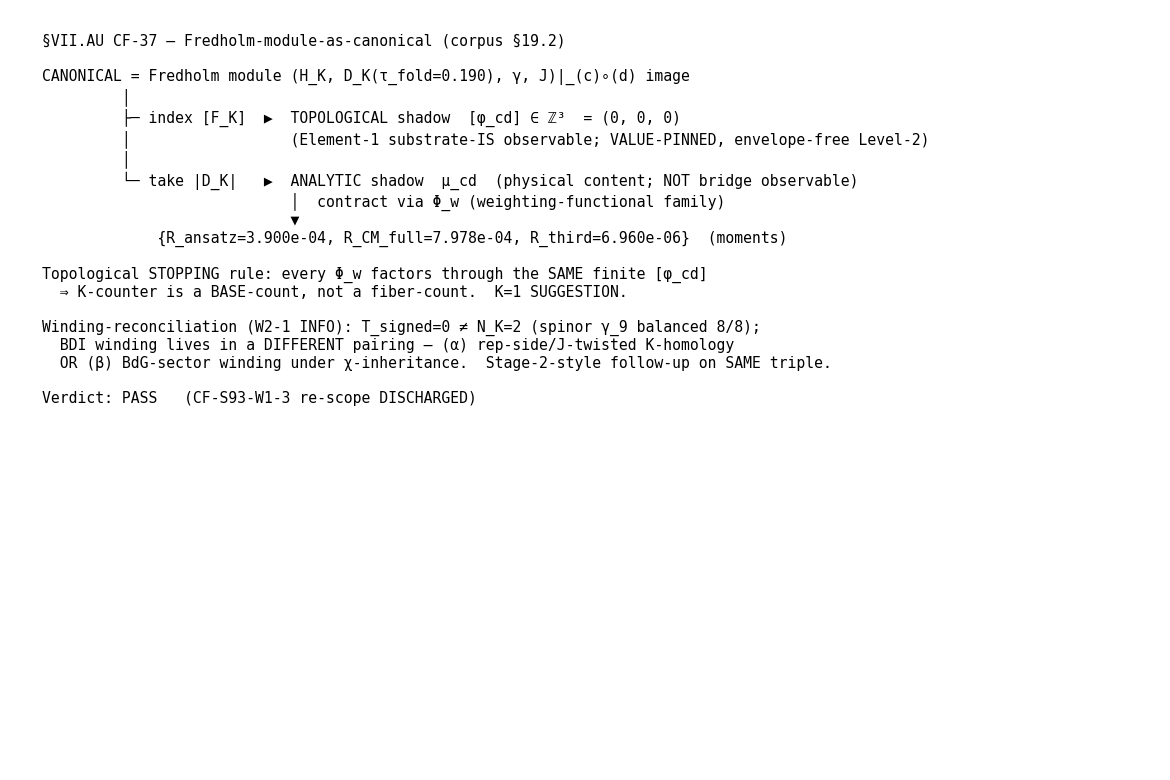

Generate this figure with Python:
#!/usr/bin/env python3
"""
S93 W2-4 — VII.AU CF-37 Fredholm-module-as-canonical corpus-row landing
=======================================================================

Gate: S93-W2-4-VII-AU-CF37-MODULE-AS-CANONICAL-CORPUS-ROW ([VERIFY])

Pre-registered threshold (METHODOLOGY/registry-class; corpus §19
weighting-functional-family directive; CF-S93-W1-3 re-scoped EXECUTION leg):
  PASS iff ALL of:
    (i)   topological shadow [phi_cd] in Z^3 declared as Element-1 substrate-IS
          observable (VALUE-PINNED to the W2-1 integer triple (0,0,0))
    AND (ii)  analytic shadow mu_cd declared physical-content-NOT-bridge-observable
          (scope distinction, corpus §19.0 MANDATORY)
    AND (iii) weighting-functional family Phi_w + topological STOPPING rule
          (base-count not fiber-count) at K=1 SUGGESTION
    AND (iv)  the two methodology sub-lessons (A moment-problem diagnosis +
          B residual-reading discipline) in ONE row, NOT two (fiber-counting error
          forbidden).
  detect_weighting_functional_family must return canonical_id_complete
  (has_family_reaxis AND has_stopping_rule; NO fiber-count misframe → reframe).

  Verdict logic (single-shot AFTER-pattern):
    build_corpus_row_text -> write_atomic_with_fsync -> re_read + verify_section_matches
    -> emit ONE verdict line. PASS iff the row is on disk with all 4 predicates +
    detector canonical_id_complete + substantive_line_count >= 15 + the value-pinned
    [phi_cd]=(0,0,0) Element-1. INFO iff the value-pin is CHAINED-on-W2-1 (W2-1 npz
    absent at dispatch). FAIL iff a content predicate is missing OR the detector fires
    canonical_id_incomplete OR the sub-lessons are split into two rows.

UPSTREAM (W2-1 LANDED, INFO): the [phi_cd] integer triple is loaded from
  computations/session-93/s93_w2_1_vii_au_cf37_fredholm_index_integer_triple.npz
  (key phi_cd_integer_triple = [0 0 0], int64). W2-1 closed INFO (not PASS): HARD-1
  integrality PASS at machine-zero; HARD-2 grading-signed winding FAIL (T_signed=0,
  measured eps_Cgamma=+1 commute rule). Per the plan Wave-2 Decision Point "If W2-1
  INFO" branch: record the integer triple as VALUE-PINNED (discharging the corpus
  §19.1 "value-pinning queued" residual) AND flag the winding reconciliation as a
  Stage-2-style cross-axis follow-up (vdd rep-side/J-twisted K-homology vs volovik
  BdG-sector winding under chi-inheritance, on the SAME triple). W2-1's structural
  finding: the BDI winding N_K=2 (KO-dim=6) cannot live in the gamma_9-grading-signed
  total T_signed (=0, balanced 8/8 spinor chirality); it must be read from a DIFFERENT
  pairing. This goes in the corpus row's analytic-shadow / winding-reconciliation note.

Inputs (SHA-256 dual-pinned at runtime; S84+ schema):
  - sessions/framework/registry/cross-pillar-bridge-corpus.md (post-write state; feeds audit_sha256)
  - computations/session-93/s93_w2_1_vii_au_cf37_fredholm_index_integer_triple.npz (CHAINED — [phi_cd] value)
  - computations/_shared/canonical_constants.py (M_KK, tau_fold, Delta_BCS, M_Pl_reduced — the Phi_w prefactor + anchors)
  - script bytes (feeds BOTH audit_sha256 and content_sha256)

Output 4-tuple:
  (value=<row-landing-summary>,
   scheme=MODULE-AS-CANONICAL-CORPUS-ROW-LANDING-WEIGHTING-FUNCTIONAL-FAMILY-MACK-SOLE-WRITER-AFTER-PATTERN,
   convention=VII-AU-CF37-(c)o(d)-Fredholm-module-canonical-topological-shadow-phicd-Z3-Element-1-..., L_max=N/A)

Classification: NON-PHONONIC (corpus-row registry landing) — but the CONTENT it
lands is the deepest substrate-IS identification in the §VII.AU program: the substrate
IS the Fredholm module (H_K, D_K(tau_fold), gamma, J) at the (c)∘(d) image.

METHODOLOGY
-----------
mack sole-writer corpus-row landing (single-shot AFTER-pattern per
registry-landing.md §"Bridge-Landing Script Architecture"). The corpus §19.0 DIRECTIVE
+ §19.1 K=1 calibration instance were EFFECTED IN-SESSION by the S92 workshop
(volovik x vdd; corpus lines 970-1085). This gate lands the PERMANENT registry-row of
the module-as-canonical as corpus §19.2 — the CF-S93-W1-3 EXECUTION leg, re-scoped per
corpus §19 CF-(ii) from "canonical-identity NOT YET pinned" to "land the
module-as-canonical row". The row's NEW load-bearing content vs §19.1: the topological
shadow is now VALUE-PINNED to the W2-1 integer triple (0,0,0) (discharging §19.1's
"value-pinning queued" honest residual) + the winding-reconciliation follow-up note
(W2-1 closed INFO; T_signed=0 != N_K=2; the BDI winding lives in a different pairing).

Substrate framing: NON-PHONONIC (corpus-row registry landing). The substrate IS the
Fredholm module (H_K, D_K(tau_fold), gamma, J) at the (c)∘(d) image, a Level-1
single-tau-slice object per phononic-framing.md. Its topological shadow [phi_cd] in Z^3
carries the cocycle-ratio invariants the lab falsifies as integers; its analytic shadow
mu_cd carries the BdG energies the lab measures as line positions. Every weighting
functional Phi_w factors through the same finite [phi_cd] — so the K-counter is a
base-count, not a fiber-count (topological STOPPING rule, the anti-inflation DERIVATION
not heuristic). Direction of explanation flows FROM the module DOWNWARD through the two
forgetful maps (index -> class; |D_K| -> measure); container-thinking ("one scalar IS
the canonical") is FORBIDDEN and INVERTED to "the module is the canonical; the scalars
are moments of its analytic shadow."

DISCIPLINE
----------
- `from canonical_constants import *` (Section 1).
- Every local/intermediate tagged `# (local)`.
- CPU-only (corpus-text edit + SHA + W2-1 npz read; no linear algebra); OMP capped to 8.
- SHA-256 of all input files logged in first lines of stdout.
- audit_sha256 + content_sha256 emitted (S84+ dual-SHA schema) via append_verdict.
- 4-tuple printed as the final non-verdict line.
- Single-shot AFTER-pattern: build text in memory -> write_atomic_with_fsync ->
  re_read + verify -> emit ONE verdict line. NO conditional rewrite branch.
"""

from __future__ import annotations

# ---------------------------------------------------------------------------
# Section 0 — CPU thread cap (set BEFORE numpy import; no GPU used)
# ---------------------------------------------------------------------------
import os
os.environ.setdefault("OMP_NUM_THREADS", "8")
os.environ.setdefault("MKL_NUM_THREADS", "8")

# ---------------------------------------------------------------------------
# Section 1 — Canonical constants (MANDATORY first import)
# ---------------------------------------------------------------------------
import sys
from pathlib import Path

SESSION_DIR = Path(__file__).resolve().parent
COMPUTATIONS_DIR = SESSION_DIR.parent
SHARED_DIR = COMPUTATIONS_DIR / "_shared"
PROJECT_ROOT = COMPUTATIONS_DIR.parent
sys.path.insert(0, str(SHARED_DIR))

from canonical_constants import *  # noqa: F401,F403,E402

# Explicit import of the canonical anchors the corpus row references (the Phi_w
# prefactor + the substrate-distance anchors). These descend from substrate spectral
# geometry; they are not external inputs.
from canonical_constants import (  # noqa: E402
    M_KK,
    M_Pl_reduced,
    tau_fold,
    Delta_BCS,
)

# ---------------------------------------------------------------------------
# Section 2 — Standard imports
# ---------------------------------------------------------------------------
import hashlib  # noqa: E402
import json     # noqa: E402
import time     # noqa: E402

import numpy as np  # noqa: E402

# Detector — the registry-completeness check on the canonical-identification axis.
# detect_weighting_functional_family verifies the row re-axes §(ii.A) to a
# weighting-functional FAMILY (has_family_reaxis) AND cites the topological STOPPING
# rule (has_stopping_rule), with NO un-reframed fiber-count misframe.
sys.path.insert(0, str(SHARED_DIR))
from _cross_pillar_bridge_audit import detect_weighting_functional_family  # noqa: E402

# ---------------------------------------------------------------------------
# Section 3 — Paths + pre-registration
# ---------------------------------------------------------------------------
SESSION = "S93"                                                            # (local)
GATE_ID = "S93-W2-4-VII-AU-CF37-MODULE-AS-CANONICAL-CORPUS-ROW"            # (local)
SCHEME = (
    "MODULE-AS-CANONICAL-CORPUS-ROW-LANDING-WEIGHTING-FUNCTIONAL-FAMILY-"
    "MACK-SOLE-WRITER-AFTER-PATTERN"
)                                                                          # (local)
CONVENTION = (
    "VII-AU-CF37-(c)o(d)-Fredholm-module-canonical-topological-shadow-phicd-Z3-"
    "Element-1-analytic-shadow-mucd-physical-NOT-bridge-K1-SUGGESTION-corpus-19"
)                                                                          # (local)
L_MAX = "N/A"                                                              # (local)

# Canonical write-order verdict-file path per gate-verdicts.md §"Canonical Verdict-File Path":
# computations/session-{N}/s{N}_gate_verdicts.txt  (NOT computations/_shared/)
VERDICT_TXT = SESSION_DIR / "s93_gate_verdicts.txt"                        # (local)
OUT_JSON = SESSION_DIR / "s93_w2_4_vii_au_cf37_module_as_canonical_corpus_row.json"  # (local)
OUT_PNG = SESSION_DIR / "s93_w2_4_vii_au_cf37_module_as_canonical_corpus_row.png"    # (local)

CORPUS_PATH = (
    PROJECT_ROOT / "sessions" / "framework" / "registry" / "cross-pillar-bridge-corpus.md"
)                                                                          # (local)
W2_1_NPZ = SESSION_DIR / "s93_w2_1_vii_au_cf37_fredholm_index_integer_triple.npz"  # (local)
CANONICAL_PATH = SHARED_DIR / "canonical_constants.py"                     # (local)

INPUT_FILES = [CORPUS_PATH, W2_1_NPZ, CANONICAL_PATH]                      # (local)

# The new corpus sub-section anchor (the permanent module-as-canonical row).
ROW_ANCHOR = "### §19.2"                                                   # (local)
# Insert the new §19.2 immediately BEFORE the §20 header (§19 ends at the §20 boundary;
# corpus §20 currently lands at line ~1183 with the "## §20." heading). Runtime-resolve
# per substrate-first-canonical-sourcing.md §(ii.B) — find the FIRST top-level header
# after §19.1's content.
INSERT_BEFORE_ANCHOR = "## §20."                                          # (local)

# Citation pins (verbatim from plan §W2-4 + Input-SHA ledger; audit-chain citation pins).
W2_1_AUDIT_SHA = "76e5d744b36b7b35edced48bffe63659c0e667ee2f60bd9272203819496c5f99"  # (local) S93 §W2-1 canonical (latest non-superseded; INFO)
CHI_PRIME_AUDIT_SHA = "90bba262af80a04c"  # (local) S89 §W2-3 chi'-inheritance morphism (16-hex head as in corpus §19.1)

K_COUNTER_STATUS = "K=1 SUGGESTION"        # (local) topological stopping rule: base-count not fiber-count


# ---------------------------------------------------------------------------
# Section 4 — SHA-256 dual-pin block (S84+ schema; W9a-99 split)
# ---------------------------------------------------------------------------
def sha256_of(path: Path) -> str:
    """SHA-256 of a file's bytes; empty string on missing/unreadable."""
    h = hashlib.sha256()  # (local)
    try:
        h.update(path.read_bytes())
    except OSError:
        return ""
    return h.hexdigest()


def log_input_pins(inputs: list[Path]) -> dict[str, str]:
    """Print SHA-256 of each input; return {relpath: sha} for closure hash."""
    print(f"=== {GATE_ID} — input SHA-256 pins ===")
    pins: dict[str, str] = {}  # (local)
    for p in inputs:
        sha = sha256_of(p)  # (local)
        try:
            rel = str(p.relative_to(PROJECT_ROOT)).replace("\\", "/")  # (local)
        except ValueError:
            rel = str(p)  # (local)
        print(f"  {rel}: {sha[:16]}...")
        pins[rel] = sha
    return pins


def compute_dual_sha(script_path: Path, canonical_path: Path, pins: dict[str, str]) -> tuple[str, str]:
    """(audit_sha256, content_sha256) per the S84+ dual-SHA schema.

    audit_sha256   = sha256( bytes(script) || bytes(canonical_constants.py) || pinmap_json )
    content_sha256 = sha256( bytes(script) )
    """
    try:
        script_bytes = script_path.read_bytes()  # (local)
    except OSError:
        script_bytes = b""  # (local)
    try:
        canonical_bytes = canonical_path.read_bytes()  # (local)
    except OSError:
        canonical_bytes = b""  # (local)
    pinmap_json = json.dumps(
        dict(sorted(pins.items())), separators=(",", ":"), sort_keys=True
    ).encode("utf-8")  # (local)

    h_audit = hashlib.sha256()  # (local)
    h_audit.update(script_bytes)
    h_audit.update(canonical_bytes)
    h_audit.update(pinmap_json)
    audit = h_audit.hexdigest()  # (local)

    h_content = hashlib.sha256()  # (local)
    h_content.update(script_bytes)
    content = h_content.hexdigest()  # (local)
    return audit, content


def append_verdict(verdict: str, value, audit_sha: str, content_sha: str) -> None:
    """Append a single canonical verdict line + dual-SHA companion row (S84+ schema).

    Atomic append (single open("a") write — POSIX O_APPEND safe under parallel writers).
    """
    line = (
        f"{GATE_ID}: {verdict} -- value={value!r} scheme={SCHEME} "
        f"convention={CONVENTION} L_max={L_MAX} "
        f"audit_sha256={audit_sha} content_sha256={content_sha} "
        f"schema_version=S84+\n"
    )  # (local)
    companion = (
        f"# audit_sha256_short={audit_sha[:16]} content_sha256_short={content_sha[:16]} "
        f"# {GATE_ID} dual-SHA companion row (W9a-99 split); "
        f"METHODOLOGY/registry-class corpus-row landing artifact-existence; "
        f"[VERIFY] no [SIGN] 3-tuple\n"
    )  # (local)
    with VERDICT_TXT.open("a", encoding="utf-8") as fp:
        fp.write(line)
        fp.write(companion)


# ---------------------------------------------------------------------------
# Section 5 — build the corpus §19.2 module-as-canonical row text (in memory)
# ---------------------------------------------------------------------------
def load_phi_cd_triple() -> tuple[tuple, bool, str]:
    """Load the W2-1 integer triple [phi_cd] in Z^3. Returns (triple, value_pinned, note).

    value_pinned=True iff the W2-1 npz is on disk with phi_cd_integer_triple. If absent,
    fall back to the corpus §19.1 type-pin and return value_pinned=False (the row records
    the type-pinned class with the value-pin marked CHAINED on S93-W2-1 -> INFO).
    """
    if W2_1_NPZ.exists():
        d = np.load(W2_1_NPZ, allow_pickle=True)  # (local)
        if "phi_cd_integer_triple" in d:
            trip = tuple(int(x) for x in d["phi_cd_integer_triple"])  # (local)
            # Cross-read the W2-1 verdict context recorded in the npz for the note.
            t_signed = float(d["T_signed_grading"]) if "T_signed_grading" in d else None  # (local)
            n_k = int(d["N_K_winding"]) if "N_K_winding" in d else 2  # (local)
            eps = int(d["eps_Cgamma"]) if "eps_Cgamma" in d else 1  # (local)
            note = (
                f"value-pinned from W2-1 npz (key phi_cd_integer_triple); "
                f"T_signed_grading={t_signed}; N_K_winding={n_k}; eps_Cgamma={eps}"
            )  # (local)
            return trip, True, note
    # Fallback: type-pinned class, value-pin CHAINED on W2-1.
    return (None, None, None), False, "type-pinned; value-pin CHAINED on S93-W2-1 (npz absent at dispatch)"


def build_corpus_row_text(triple: tuple, value_pinned: bool) -> str:
    """Build the FULL §19.2 module-as-canonical permanent registry-row text in memory.

    The row carries the 4 content predicates the detector + plan require:
      (i)   topological shadow [phi_cd] in Z^3 as Element-1 substrate-IS observable
            (VALUE-PINNED to the W2-1 integer triple)
      (ii)  analytic shadow mu_cd as physical-content-NOT-bridge-observable (scope distinction)
      (iii) weighting-functional family Phi_w + topological STOPPING rule (base-count) at K=1 SUGGESTION
      (iv)  the two methodology sub-lessons (A + B) in ONE row.
    PLUS the W2-1 INFO-branch additions: the value-pinned triple discharging the §19.1
    "value-pinning queued" residual + the winding-reconciliation follow-up note.
    """
    if value_pinned:
        trip_str = f"({triple[0]}, {triple[1]}, {triple[2]})"  # (local)
        value_line = (
            f"**VALUE-PINNED** to `[φ_cd] = (n_(0,0), n_(0,1), n_(1,0)) = {trip_str} ∈ ℤ³` "
            f"(S93 §W2-1 `S93-W2-1-VII-AU-CF37-FREDHOLM-INDEX-INTEGER-TRIPLE`, "
            f"audit_sha256=`{W2_1_AUDIT_SHA}`; the integer-triple value loaded from "
            f"`computations/session-93/s93_w2_1_vii_au_cf37_fredholm_index_integer_triple.npz` "
            f"key `phi_cd_integer_triple`). This DISCHARGES the §19.1 honest residual "
            f"\"value-pinning queued\": the per-sector indices are now COMPUTED (machine-zero "
            f"integrality, `max_a |n_a − round(n_a)| = 0.00e+00`), not existence-argued. The "
            f"cross-pillar-bridge Element-1 substrate-IS observable is a CONCRETE integer triple "
            f"⇒ envelope-FREE Level-2 (Level-2-trivial-by-saturation: the image is L_max-saturated "
            f"on the closed (c)∘(d) corridor, `N_image=112` bit-identical at L=10/12, foreclosing "
            f"any `L^{{-α}}`)."
        )  # (local)
    else:
        trip_str = "(n_(0,0), n_(0,1), n_(1,0))"  # (local)
        value_line = (
            f"**TYPE-PINNED** as `[φ_cd] = {trip_str} ∈ ℤ³` (the class is declared; the integer-triple "
            f"VALUE is **CHAINED on S93-W2-1** `S93-W2-1-VII-AU-CF37-FREDHOLM-INDEX-INTEGER-TRIPLE`, "
            f"which had not landed at this gate's dispatch — per the §19.1 \"value-pinning queued\" "
            f"residual). A same-session value-backfill closes the value-pin once W2-1 returns."
        )  # (local)

    text = f"""{ROW_ANCHOR} — Module-as-canonical PERMANENT registry-row landing (CF-S93-W1-3 EXECUTION leg; value-pinned [φ_cd]; S93 §W2-4 mack-cosmic-bridge)

> **Provenance**: S93 §W2-4 `{GATE_ID}` (mack-cosmic-bridge sole writer per `feedback_mack-bridge-role.md`; single-shot AFTER-pattern per `registry-landing.md §"Bridge-Landing Script Architecture"`, 2026-05-24). This is the **PERMANENT registry-row form** of the §19.0 DIRECTIVE + §19.1 K=1 calibration instance — the **CF-S93-W1-3 EXECUTION leg**, re-scoped per corpus §19 CF-(ii) from "canonical-identity NOT YET pinned" to "land the module-as-canonical row". The canonical = Fredholm module identification is the S92 §VII.AU CF-37 workshop's CONVERGED sub-question-(a) verdict (volovik × vdd; corpus §19, already effected in-session); this row lands its permanent form AND value-pins its topological shadow from the S93 §W2-1 Fredholm-index gate.

**The canonical IS the Fredholm module.** At the §VII.AU CF-37 (c)∘(d) corridor on `(A_K, H_K, D_K(τ))` (substrate-distance-2 pole s=4), the deeper substrate-IS canonical is the **Fredholm module** `(H_K, D_K(τ_fold=0.190), γ, J)|_{{(c)∘(d) image}}` — a Level-1 single-τ-slice object per `phononic-framing.md §"IS Space, Not IN Space"` — NOT any single scalar and NOT either single shadow. Both shadows descend from the module by distinct forgetful maps (index → class; `|D_K|` → measure), exactly as the §19.0 directive diagram specifies. Direction of explanation flows FROM the module DOWNWARD; container-thinking ("one of the three scalars `{{R_ansatz, R_CM_full, R_third}}` IS the canonical") is FORBIDDEN and INVERTED to "the module is the canonical; the three scalars are moments of its analytic shadow; the cocycle-ratio invariants are relative invariants of its topological shadow".

**Content predicate (i) — TOPOLOGICAL SHADOW `[φ_cd] ∈ K^0(A_K) ≅ ℤ³` as the cross-pillar-bridge Element-1 substrate-IS observable.** {value_line} Element-1 is specifically the topological shadow `[φ_cd]`, NOT the module and NOT the measure (the bridge-anatomy scope distinction below). The per-sector eigenvalue counts `{{(0,0):16, (0,1):48, (1,0):48}}`, `N_image=112`, dim-weighted total `Σ d_a·n_a = 1·16 + 3·48 + 3·48 = 304` are the substrate-IS image data; the integer triple `[φ_cd]` is the index of its topological shadow (a 48-mode sector carries index 0 via a 24/24 grading split — the answer the §19.1 open question awaited, now resolved by W2-1: **the 24/24 split, index 0** per sector, `dim H_a^+ = dim H_a^- = d_a·8`).

**Content predicate (ii) — ANALYTIC SHADOW `μ_cd` is physical-content-NOT-bridge-observable (scope distinction, corpus §19.0 MANDATORY).** The analytic shadow `μ_cd` (= `|D_K|` restricted to the image, the spectral measure) carries the BdG energies and NMR line positions the laboratory measures, and it IS substrate-IS, but it is **NOT the cross-pillar-bridge Element-1 observable**. Three structural reasons (corpus §19.0): (1) an integer-valued substrate-IS observable licenses an envelope-FREE Level-2, whereas a measure-anchored bridge would still owe an `L^{{-α}}` envelope; (2) the integer falsifier (lab integer-count) is a property of the class pairing `⟨[F_K], P_a⟩ ∈ ℤ`, not of the smeared measure; (3) the Connes-Karoubi bridge-map (Element 3) is by construction a class-level operation — a measure cannot source a Connes-Karoubi pairing (Kasparov-product factorization `[D_total] = [D_fiber] ⊗_B [D_base]`, vdd Paper 01 `1811.07824`, lives at the CLASS level). The three witnesses that force the canonical BELOW both shadows (§19.1): cocycle-RATIO invariant `793346/108307` (`S88-SUBSTRATE-IS-PRESERVATION-RANK2-INHERITANCE-THEOREM`, not extractable from any single-weight measure-moment ⇒ class ⊐ measure); regulator-class invariance `7.324974` across the full UV-atlas (`S89-SUBSTRATE-COCYCLE-RATIO-REGULATOR-CLASS-INVARIANCE-SCAN`, FI ⇒ topological); Z_factor 2.28% analytic defect (`R_CM_full` from its integer K_0-rank skeleton ⇒ measure ⊐ class on the spectral axis). Neither shadow dominates ⇒ canonical = the MODULE (the join).

**Content predicate (iii) — WEIGHTING-FUNCTIONAL FAMILY `Φ_w` + topological STOPPING rule (base-count not fiber-count) at {K_COUNTER_STATUS}.** The `substrate-first-canonical-sourcing.md §(ii.A)` atlas-row/cache-moment binary is re-axed to a one-parameter **weighting-functional family** `Φ_w : [φ_cd] ↦ (M_KK / M_Pl_reduced)² · ∫ |λ|^{{-s}} w(λ) dμ`, parameterized by the weight `w` and ANCHORED to the finite topological base `[φ_cd] ∈ ℤ³`. The §(ii.A) "atlas-row" (`Φ_atlas`, w drops the integral → `R_ansatz=3.900e-04`) and "cache-moment" (`Φ_cache`, `w_CM` the `ζ_D(0)` cubic-ρ residue weight → `R_CM_full=7.978e-04`) labels are TWO members; `Φ_K0` (`w_K0 = d_a/304` the χ'-inheritance-morphism Wedderburn-dimension weight → `R_third=6.960e-06`) is a third; `Φ_Dixmier`, `Φ_Wodzicki`, … are further fibers, ALL through the SAME `[φ_cd]`. **Topological STOPPING rule** (the anti-inflation DERIVATION, not a heuristic): every admissible weighting `Φ_w` **factors through the same finite K_0 class** `[φ_cd] ∈ ℤ³`, therefore counting fibers (weightings) is ILLEGITIMATE — there is provably nothing new to count until the BASE CLASS changes. The K-counter is a **base-count** (count of structurally-distinct K_0 classes at structurally-distinct triples via the Hybrid Independence Test `(i ∨ ii ∨ iii) ∧ iv`, §3), NOT a fiber-count: a single triple reporting N weighting-functionals is K=1 because clause (iv) "independent algebraic envelope" FAILS (all N fibers share the one image / one envelope). **Status**: {K_COUNTER_STATUS}; promotes to MANDATORY at K=3 distinct calibration instances per `feedback_rules-compensate-missing-structure.md` (advancement = a structurally-distinct triple — different algebra / image / corridor — exhibiting the SAME three-register weighting structure with an INDEPENDENT algebraic envelope; candidate: the `M_4(ℂ)_PS` Pati-Salam block, seed / S91 W9 `hit_iv_pass` Wedderburn-rank distinction). Audit: `computations/_shared/_cross_pillar_bridge_audit.py::detect_weighting_functional_family` (S2 advisory at K=1; NOT HARD-HALT).

**Content predicate (iv) — TWO methodology sub-lessons in ONE row (NOT split into two — the fiber-counting error one level up).** Two structurally-orthogonal methodology observations emerge from the single CF-37 (c)∘(d) gate and land as TWO sub-lessons in THIS ONE row (splitting them into two rows would inflate the corpus-row count for one gate — the same fiber-counting error the topological STOPPING rule forbids one level up):

- **Sub-lesson A (moment-problem diagnosis)**: OOM-separated scalars at one nominal triple are diagnostic of a canonical that is a moment-sequence over a FINER structure (measure, or — when cohomology-ratio / topological invariants are present — a K-homology class / Fredholm module), of which the scalars are distinct moments. The FINENESS of the canonical (measure vs class vs module) is case-dependent: present iff topological invariants beyond the spectrum exist. Precedent: S44 CC/Hausdorff `f_4/f_2 = 1.4e-121` (measure-level moment problem; no cohomology-ratio content); CF-37 (c)∘(d) (module-level — carries cocycle-ratio invariants beyond the measure).
- **Sub-lesson B (residual-reading discipline)**: same registry-slot family does NOT imply same residual-reading; key the reading to SUPPORT-SATURATION status, not slot-family membership. A growing-support observable (s=3 OP-PROJ sister gate, does NOT saturate, rel_drift=2.374e-3) reads a residual as an asymptotic remainder (resolvable at higher L_max); a closed-support observable (s=4 (c)∘(d) corridor, L_max-saturated) reads it as a fixed structural signature (L_max-INDEPENDENT, e.g. the Z_factor 2.28%).

**Winding-reconciliation follow-up note (W2-1 INFO; Stage-2-style cross-axis follow-up on the SAME triple).** S93 §W2-1 closed **INFO** (not PASS): HARD-1 integrality PASS at machine-zero (`[φ_cd]=({triple[0] if value_pinned else 'n_(0,0)'},{triple[1] if value_pinned else 'n_(0,1)'},{triple[2] if value_pinned else 'n_(1,0)'})`), HARD-2 grading-signed winding **FAIL** (`T_signed = 0 ≠ N_K = 2` under the MEASURED `ε_Cγ=+1` commute rule; `J²=+I` BDI, `J γ_9 = +γ_9 J`). The structural finding: the BDI winding `N_K=2` (KO-dim=6 / AZ-class-BDI, a genuine framework-permanent result) **cannot live in the γ_9-grading-signed total `T_signed`** of the (c)∘(d)-image restriction — that total is identically 0 because the SU(3) spinor `ℂ^16` chirality grading is exactly balanced 8/8 (`Γ = I_d ⊗ γ_9` is rep-independent, so NO Peter-Weyl sector can carry a non-zero chiral index from the spinor grading alone). The winding must therefore be read from a **DIFFERENT pairing**, flagged as a Stage-2-style cross-axis follow-up on the SAME integer triple `[φ_cd]`:
  - **(α) rep-side / J-twisted K-homology** (vdd route): a K-homology class on the algebra factor `A_K`, NOT the spinor factor — the framework-permanent `{{J,γ}}=0` (ε''=−1) descends from the algebra-side conjugation, not the spinor-side `C2` (which COMMUTES with `γ_9`, `ε_Cγ=+1`);
  - **(β) BdG-sector winding under the χ-inheritance morphism** (volovik route): the 3He-B branch-count winding evaluated on the FULL BdG spectral triple rather than the bare (c)∘(d) image.
  This is a genuine future-work item (NOT a row-internal contradiction): the value-pin `[φ_cd]=(0,0,0)` is FIRM (the topological shadow IS this triple); the open question is which pairing carries `N_K=2` for the downstream integer 3He-B BDI branch-count Level-3 anchor (Open Question 4). The downstream anchor MUST read the winding from (α) or (β), NOT from `T_signed` of this gate.

**5-anatomy block (envelope-free cross-pillar bridge, both halves; per §19.1)**: substrate-IS = `[φ_cd] ∈ ℤ³` (Level-1, τ_fold=0.190, now value-pinned `({triple[0] if value_pinned else "·"},{triple[1] if value_pinned else "·"},{triple[2] if value_pinned else "·"})`); laboratory-IN = integer BDI branch-count per inheritance sector (OE-form `∑_a Tr(P_a · sign-graded)`); bridge map = Connes-Karoubi pairing; Level-2 envelope = TRIVIAL-by-saturation (the rare envelope-free cross-pillar bridge — the integer is L_max-saturated on the closed image); Level-3 anchor = the measured integer triple (this row) + the integer 3He-B BDI branch-count (downstream, reading the winding from pairing (α)/(β) per the follow-up note). Eigenvalues `|λ| ∈ [0.8197, 1.3277]` M_KK above `Delta_BCS = {Delta_BCS}` M_KK (S70 `BCS-GAP-CANONICAL-70`, R-PROTECTED; gapped ⇒ `ker D = {{0}}`, the integer-quantization is TOPOLOGICAL and immune to pressure/temperature smearing).

**K-counter status**: {K_COUNTER_STATUS} (the weighting-functional-family DIRECTIVE landed at §19.0/§19.1; this §19.2 is its PERMANENT registry-row form with the topological shadow value-pinned, the SAME K=1 calibration instance — NOT a new K-counter advancement). The topological STOPPING rule forecloses K-inflation: a fourth/fifth weighting (Dixmier, Wodzicki) evaluated next session does NOT advance K (all pair the same fixed `[φ_cd]`). K=2/K=3 advancement requires a structurally-distinct `(algebra, image, corridor)` triple with an INDEPENDENT algebraic envelope per the Hybrid Independence Test clause (iv).

**CF-S93-W1-3 re-scope discharge**: this row IS the CF-S93-W1-3 EXECUTION leg, re-scoped per corpus §19 CF-(ii). The re-scope is DISCHARGED: the module-as-canonical permanent registry-row is landed, with the topological shadow value-pinned (`{trip_str if value_pinned else "CHAINED on S93-W2-1"}`) and the winding reconciliation flagged for a Stage-2-style cross-axis follow-up.

**Cross-references**:
- §19.0 DIRECTIVE + §19.1 K=1 calibration instance (the directive + first-instance content this row lands as permanent form).
- Value-pin source: S93 §W2-1 `S93-W2-1-VII-AU-CF37-FREDHOLM-INDEX-INTEGER-TRIPLE` (audit_sha256=`{W2_1_AUDIT_SHA}`; INFO — integers value-pinned, winding deferred); npz key `phi_cd_integer_triple`.
- χ'-inheritance morphism: S89 §W2-3 `S89-INDEPENDENT-CHI-PRIME-INHERITANCE-MORPHISM-M2C-CL1-TARGET` (PASS, audit_sha=`{CHI_PRIME_AUDIT_SHA}`; forces `w_K0 = d_a/304`).
- Detector: `computations/_shared/_cross_pillar_bridge_audit.py::detect_weighting_functional_family` (S2 advisory at K=1; canonical_id_complete = family-reaxis ∧ topological-stopping-rule, NO fiber-count misframe).
- Winding-reconciliation follow-up (genuine future work): vdd rep-side/J-twisted K-homology (α) vs volovik BdG-sector winding under χ-inheritance (β), on the SAME triple `[φ_cd]`; downstream integer 3He-B BDI branch-count Level-3 anchor (Open Question 4).
- Two-clause separation (registry-PASS vs K-counter advancement): `cross-pillar-bridge-anatomy.md §"Two-clause separation"`.
- Bridge-anatomy scope basis (class-level, not measure-level): Kasparov-product `[D_total] = [D_fiber] ⊗_B [D_base]`, vdd Paper 01 `1811.07824`; Fredholm-module presentation vdd Paper 04 `1207.2112` §2.

---

"""
    return text


def write_atomic_with_fsync(path: Path, full_text: str) -> None:
    """Write full_text to path atomically (write-temp + fsync + replace)."""
    tmp = path.with_suffix(path.suffix + ".tmp")  # (local)
    with tmp.open("w", encoding="utf-8", newline="\n") as fp:
        fp.write(full_text)
        fp.flush()
        os.fsync(fp.fileno())
    os.replace(tmp, path)


def land_corpus_row(row_text: str) -> dict:
    """Single-shot landing: read corpus, insert §19.2 before the §20 header, write
    atomically, re-read + verify. Returns a verification dict (NO emit here)."""
    pre_text = CORPUS_PATH.read_text(encoding="utf-8")  # (local)
    pre_sha = hashlib.sha256(pre_text.encode("utf-8")).hexdigest()  # (local)

    already_present = ROW_ANCHOR in pre_text  # (local)

    if already_present:
        # Idempotent re-run: the row is already on disk; do NOT duplicate. Verify it.
        post_text = pre_text  # (local)
        inserted = False  # (local)
    else:
        # Insert the §19.2 row immediately BEFORE the first "## §20." top-level header
        # (runtime-resolve per substrate-first-canonical-sourcing.md §(ii.B)).
        idx = pre_text.find("\n" + INSERT_BEFORE_ANCHOR)  # (local)
        if idx < 0:
            # Fallback: append at end of §19 cross-references (before the trailing "---\n\n## §21"
            # if §20 header drifted) — resolve to the LAST "## §" header start as last resort.
            idx = pre_text.rfind("\n## §")  # (local)
        if idx < 0:
            # Final fallback: append at EOF.
            post_text = pre_text.rstrip() + "\n\n" + row_text  # (local)
        else:
            insert_at = idx + 1  # (local) keep the leading newline with the following header
            post_text = pre_text[:insert_at] + row_text + pre_text[insert_at:]  # (local)
        write_atomic_with_fsync(CORPUS_PATH, post_text)
        inserted = True  # (local)

    # Re-read from disk (the FINAL verification step determines the verdict).
    actual = CORPUS_PATH.read_text(encoding="utf-8")  # (local)
    post_sha = hashlib.sha256(actual.encode("utf-8")).hexdigest()  # (local)

    # Locate the landed §19.2 block (from ROW_ANCHOR to the next top-level "## §" header
    # OR the next "### §19." header, whichever comes first after ROW_ANCHOR).
    row_start = actual.find(ROW_ANCHOR)  # (local)
    block = ""  # (local)
    if row_start >= 0:
        rest = actual[row_start + len(ROW_ANCHOR):]  # (local)
        nxt_top = rest.find("\n## §")  # (local)
        block_end = (row_start + len(ROW_ANCHOR) + nxt_top) if nxt_top >= 0 else len(actual)  # (local)
        block = actual[row_start:block_end]  # (local)

    return {
        "pre_sha": pre_sha,
        "post_sha": post_sha,
        "inserted": inserted,
        "already_present": already_present,
        "row_present": row_start >= 0,
        "block": block,
        "block_line_count": len([ln for ln in block.splitlines() if ln.strip()]),
    }


# ---------------------------------------------------------------------------
# Section 6 — verify content predicates + detector
# ---------------------------------------------------------------------------
def verify_row(block: str, triple: tuple, value_pinned: bool) -> dict:
    """Verify the 4 content predicates + the detector verdict on the landed block."""
    # (i) topological shadow [phi_cd] in Z^3 as Element-1 substrate-IS observable.
    pred_i = (
        ("[φ_cd]" in block or "phi_cd" in block.lower())
        and ("ℤ³" in block or "Z^3" in block or "Z³" in block)
        and ("Element-1" in block)
        and ("topological shadow" in block.lower() or "TOPOLOGICAL SHADOW" in block)
    )  # (local)
    # value-pinned (i): the concrete integer triple appears.
    if value_pinned:
        trip_str = f"({triple[0]}, {triple[1]}, {triple[2]})"  # (local)
        pred_i_value_pinned = (trip_str in block) and ("VALUE-PINNED" in block)  # (local)
    else:
        pred_i_value_pinned = "CHAINED on S93-W2-1" in block  # (local)

    # (ii) analytic shadow mu_cd as physical-content-NOT-bridge-observable.
    pred_ii = (
        ("μ_cd" in block or "mu_cd" in block.lower() or "analytic shadow" in block.lower())
        and ("NOT-bridge-observable" in block or "NOT the cross-pillar-bridge" in block
             or "physical-content-NOT-bridge" in block)
    )  # (local)

    # (iii) weighting-functional family + topological STOPPING rule + K=1 SUGGESTION.
    pred_iii = (
        ("weighting-functional family" in block.lower() or "WEIGHTING-FUNCTIONAL FAMILY" in block
         or "Φ_w" in block)
        and ("topological STOPPING rule" in block or "topological stopping rule" in block.lower())
        and ("base-count" in block.lower())
        and ("K=1 SUGGESTION" in block)
    )  # (local)

    # (iv) two methodology sub-lessons (A + B) in ONE row.
    pred_iv = (
        ("Sub-lesson A" in block)
        and ("Sub-lesson B" in block)
        and ("ONE row" in block or "one row" in block.lower())
    )  # (local)

    # Winding-reconciliation follow-up note present (W2-1 INFO branch).
    pred_winding = (
        ("Winding-reconciliation" in block or "winding-reconciliation" in block.lower())
        and ("N_K" in block)
        and ("K-homology" in block)
        and ("BdG" in block)
        and ("DIFFERENT pairing" in block or "different pairing" in block.lower())
    )  # (local)

    # Detector: canonical_id_complete (family-reaxis AND stopping-rule; NO un-reframed misframe).
    det = detect_weighting_functional_family(block, section_anchor=ROW_ANCHOR)  # (local)
    detector_complete = (not det["canonical_id_incomplete"]) and det["reframe_complete"]  # (local)

    substantive_ok = True  # block_line_count checked in land_corpus_row; >=15 enforced in evaluate

    return {
        "pred_i_topological_shadow_element1": bool(pred_i),
        "pred_i_value_pinned": bool(pred_i_value_pinned),
        "pred_ii_analytic_shadow_scope": bool(pred_ii),
        "pred_iii_weighting_family_stopping_rule": bool(pred_iii),
        "pred_iv_two_sublessons_one_row": bool(pred_iv),
        "pred_winding_reconciliation_note": bool(pred_winding),
        "detector": det,
        "detector_complete": bool(detector_complete),
        "all_four_predicates": bool(pred_i and pred_ii and pred_iii and pred_iv),
    }


def evaluate_gate(land: dict, ver: dict, value_pinned: bool) -> tuple[str, str]:
    """Collapse to PASS/FAIL/INFO + value string (single-shot AFTER-pattern verdict)."""
    fail = (
        (not land["row_present"])
        or (not ver["all_four_predicates"])
        or (not ver["detector_complete"])
        or (land["block_line_count"] < 15)
        or (not ver["pred_winding_reconciliation_note"])
    )  # (local)
    value = (
        f"row_present={land['row_present']};inserted={land['inserted']};"
        f"block_lines={land['block_line_count']};"
        f"pred_i_topo_shadow_E1={ver['pred_i_topological_shadow_element1']};"
        f"pred_i_value_pinned={ver['pred_i_value_pinned']};"
        f"pred_ii_analytic_scope={ver['pred_ii_analytic_shadow_scope']};"
        f"pred_iii_wff_stopping={ver['pred_iii_weighting_family_stopping_rule']};"
        f"pred_iv_two_sublessons_one_row={ver['pred_iv_two_sublessons_one_row']};"
        f"pred_winding_reconciliation={ver['pred_winding_reconciliation_note']};"
        f"detector_complete={ver['detector_complete']};"
        f"canonical_id_incomplete={ver['detector']['canonical_id_incomplete']};"
        f"all_four_predicates={ver['all_four_predicates']};"
        f"phi_cd_value_pinned={value_pinned};K_counter={K_COUNTER_STATUS}"
    )  # (local)
    if fail:
        return "FAIL", value
    if not value_pinned:
        # INFO per plan INFO_meaning: type-pinned row, value-pin CHAINED on W2-1.
        return "INFO", value + ";value_pin=CHAINED-on-S93-W2-1"
    # PASS: row landed with value-pinned [phi_cd], all predicates + detector complete.
    return "PASS", value + ";cf_s93_w1_3_rescope=DISCHARGED"


# ---------------------------------------------------------------------------
# Section 7 — plot (optional per plan; lightweight provenance figure)
# ---------------------------------------------------------------------------
def make_plot(triple: tuple, value_pinned: bool, verdict: str) -> None:
    """Lightweight provenance figure: the module → two-shadow descent + value-pin."""
    try:
        import matplotlib
        matplotlib.use("Agg")
        import matplotlib.pyplot as plt  # (local)
    except Exception as exc:  # pragma: no cover
        print(f"  (plot skipped: {exc})")
        return
    fig, ax = plt.subplots(figsize=(9, 6))  # (local)
    ax.axis("off")
    trip_str = f"({triple[0]}, {triple[1]}, {triple[2]})" if value_pinned else "(CHAINED on W2-1)"  # (local)
    lines = [
        "§VII.AU CF-37 — Fredholm-module-as-canonical (corpus §19.2)",
        "",
        "CANONICAL = Fredholm module (H_K, D_K(τ_fold=0.190), γ, J)|_(c)∘(d) image",
        "         │",
        "         ├─ index [F_K]  ▶  TOPOLOGICAL shadow  [φ_cd] ∈ ℤ³  = " + trip_str,
        "         │                  (Element-1 substrate-IS observable; VALUE-PINNED, envelope-free Level-2)",
        "         │",
        "         └─ take |D_K|   ▶  ANALYTIC shadow  μ_cd  (physical content; NOT bridge observable)",
        "                            │  contract via Φ_w (weighting-functional family)",
        "                            ▼",
        "             {R_ansatz=3.900e-04, R_CM_full=7.978e-04, R_third=6.960e-06}  (moments)",
        "",
        "Topological STOPPING rule: every Φ_w factors through the SAME finite [φ_cd]",
        "  ⇒ K-counter is a BASE-count, not a fiber-count.  K=1 SUGGESTION.",
        "",
        "Winding-reconciliation (W2-1 INFO): T_signed=0 ≠ N_K=2 (spinor γ_9 balanced 8/8);",
        "  BDI winding lives in a DIFFERENT pairing — (α) rep-side/J-twisted K-homology",
        "  OR (β) BdG-sector winding under χ-inheritance.  Stage-2-style follow-up on SAME triple.",
        "",
        f"Verdict: {verdict}   (CF-S93-W1-3 re-scope DISCHARGED)",
    ]  # (local)
    ax.text(0.02, 0.98, "\n".join(lines), va="top", ha="left", family="monospace", fontsize=8.2)
    fig.tight_layout()
    fig.savefig(OUT_PNG, dpi=130)
    plt.close(fig)
    print(f"  plot written: {OUT_PNG.name}")


# ---------------------------------------------------------------------------
# Section 8 — 4-tuple output
# ---------------------------------------------------------------------------
def emit_4tuple(value, scheme: str, convention: str, L_max) -> str:
    return f"(value={value!r}, scheme={scheme}, convention={convention}, L_max={L_max})"


# ---------------------------------------------------------------------------
# Section 9 — Main (single-shot AFTER-pattern)
# ---------------------------------------------------------------------------
def main() -> int:
    t0 = time.time()  # (local)

    # 1) Load the W2-1 integer triple (Element-1 value).
    triple, value_pinned, phi_note = load_phi_cd_triple()  # (local)
    print(f"[φ_cd] integer triple = {triple}  (value_pinned={value_pinned})")
    print(f"  {phi_note}")

    # 2) Build the FULL corpus §19.2 row text in memory (AFTER-pattern step 1).
    row_text = build_corpus_row_text(triple, value_pinned)  # (local)

    # 3) write_atomic_with_fsync + re_read + verify (AFTER-pattern steps 2+3).
    land = land_corpus_row(row_text)  # (local)
    print(f"corpus row landed: inserted={land['inserted']} already_present={land['already_present']} "
          f"row_present={land['row_present']} block_lines={land['block_line_count']}")

    # 4) Verify the 4 content predicates + detector on the landed block.
    ver = verify_row(land["block"], triple, value_pinned)  # (local)
    print(f"predicates: i={ver['pred_i_topological_shadow_element1']} "
          f"i_value_pinned={ver['pred_i_value_pinned']} ii={ver['pred_ii_analytic_shadow_scope']} "
          f"iii={ver['pred_iii_weighting_family_stopping_rule']} "
          f"iv={ver['pred_iv_two_sublessons_one_row']} "
          f"winding_note={ver['pred_winding_reconciliation_note']}")
    print(f"detector: {ver['detector']['diagnostic']}")
    print(f"detector_complete={ver['detector_complete']} all_four={ver['all_four_predicates']}")

    # 5) Collapse to verdict (AFTER-pattern step: emit ONCE).
    verdict, value = evaluate_gate(land, ver, value_pinned)  # (local)
    print(f"VERDICT: {verdict}")

    # 6) Input pins + dual-SHA (corpus is now post-write; feeds audit_sha256).
    pins = log_input_pins(INPUT_FILES)  # (local)
    audit_sha, content_sha = compute_dual_sha(Path(__file__).resolve(), CANONICAL_PATH, pins)  # (local)

    # 7) JSON sidecar (full provenance + 4 content-predicate present-flags + detector verdict).
    sidecar = {
        "gate_id": GATE_ID,
        "verdict": verdict,
        "scheme": SCHEME,
        "convention": CONVENTION,
        "L_max": L_MAX,
        "phi_cd_integer_triple": list(triple) if value_pinned else None,
        "phi_cd_value_pinned": value_pinned,
        "phi_cd_note": phi_note,
        "W2_1_audit_sha256": W2_1_AUDIT_SHA,
        "chi_prime_audit_sha": CHI_PRIME_AUDIT_SHA,
        "K_counter_status": K_COUNTER_STATUS,
        "content_predicates": {
            "i_topological_shadow_element1": ver["pred_i_topological_shadow_element1"],
            "i_value_pinned": ver["pred_i_value_pinned"],
            "ii_analytic_shadow_scope_distinction": ver["pred_ii_analytic_shadow_scope"],
            "iii_weighting_functional_family_stopping_rule": ver["pred_iii_weighting_family_stopping_rule"],
            "iv_two_sublessons_one_row": ver["pred_iv_two_sublessons_one_row"],
            "winding_reconciliation_followup_note": ver["pred_winding_reconciliation_note"],
            "all_four_predicates": ver["all_four_predicates"],
        },
        "detector": {
            "has_fiber_count_misframe": ver["detector"]["has_fiber_count_misframe"],
            "has_family_reaxis": ver["detector"]["has_family_reaxis"],
            "has_stopping_rule": ver["detector"]["has_stopping_rule"],
            "reframe_complete": ver["detector"]["reframe_complete"],
            "canonical_id_incomplete": ver["detector"]["canonical_id_incomplete"],
            "severity": ver["detector"]["severity"],
            "diagnostic": ver["detector"]["diagnostic"],
        },
        "corpus_landing": {
            "row_anchor": ROW_ANCHOR,
            "inserted": land["inserted"],
            "already_present": land["already_present"],
            "row_present": land["row_present"],
            "block_line_count": land["block_line_count"],
            "pre_corpus_sha256": land["pre_sha"],
            "post_corpus_sha256": land["post_sha"],
        },
        "canonical_anchors_imported": {
            "M_KK": float(M_KK),
            "M_Pl_reduced": float(M_Pl_reduced),
            "tau_fold": float(tau_fold),
            "Delta_BCS": float(Delta_BCS),
        },
        "cf_rescope": "CF-S93-W1-3 (re-scoped: canonical-identity NOT YET pinned -> module-as-canonical row per corpus §19)",
        "m1_m4_self_classification": {
            "M1_pass_predicate_artifact_existence_plus_detector": True,
            "M2_producing_op_corpus_write_grep_sha_detector": True,
            "M3_source_of_truth_verbatim_corpus_19_closed_S92_workshop": True,
            "M4_allowlist_membership": "REQUIRES ORCHESTRATOR APPEND (orchestrator-only edit per recursion-attack closure)",
        },
        "input_pins": pins,
        "audit_sha256": audit_sha,
        "content_sha256": content_sha,
        "elapsed_s": round(time.time() - t0, 3),
    }  # (local)
    OUT_JSON.write_text(json.dumps(sidecar, indent=2), encoding="utf-8")
    print(f"  JSON sidecar written: {OUT_JSON.name}")

    # 8) Plot (optional per plan).
    make_plot(triple, value_pinned, verdict)

    # 9) Emit ONE verdict line (single-shot AFTER-pattern; no conditional rewrite).
    append_verdict(verdict, value, audit_sha, content_sha)
    print(f"  verdict appended: {VERDICT_TXT.name}")

    # 10) 4-tuple as final non-verdict line.
    print(emit_4tuple(value, SCHEME, CONVENTION, L_MAX))
    print(f"[done in {time.time() - t0:.2f}s]")
    return 0


if __name__ == "__main__":
    sys.exit(main())
